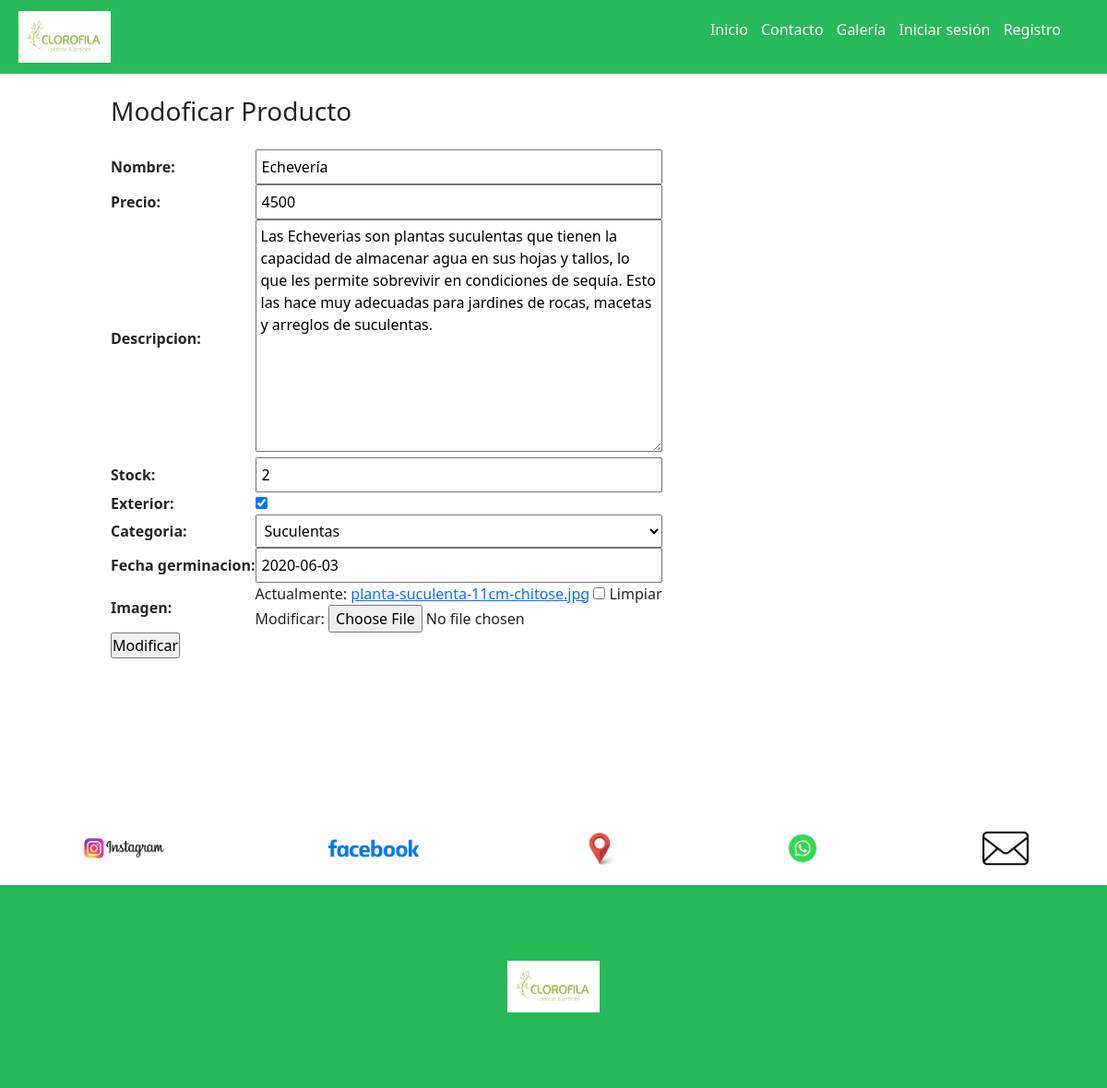
/modificarProducto/5/, run on the app's committed database.
### core/models.py (models this page shows, shortened)
class producto(models.Model):
     nombre = models.CharField(max_length=50)
     precio = models.IntegerField()
     descripcion = models.TextField()
     exterior = models.BooleanField()
     categoria = models.ForeignKey(Categoria, on_delete=models.PROTECT)
     fecha_germinacion = models.DateField()
     imagen = models.ImageField(null=True, blank=True)
     stock = models.IntegerField(default=0)

class Categoria(models.Model):
    nombre = models.CharField(max_length=50)
    def __str__(self):
        return self.nombre

### core/views.py (the view, shortened to what this page needs)
# urls.py: path('modificarProducto/<id>/', modificarProducto, name="modificarProducto"),
def modificarProducto(request, id):
     produ = get_object_or_404(producto, id=id)
     data ={
          'form' : ProductoForm(instance=produ)
     }
     return render(request,'core/producto/modificarProducto.html', data)

### core/forms.py
class ProductoForm(ModelForm):
    class Meta:
        model = producto
        fields = ['nombre','precio','descripcion','stock','exterior','categoria','fecha_germinacion','stock','imagen']

### core/templates/core/producto/modificarProducto.html (shortened to what this page needs)
{% extends 'core/base.html' %}
{% load static %}
{% block contenido %}
<br>
<div class="car">
  <dic class="car-body">
    <h3>Modoficar Producto</h3>
    <form action="" method = "POST" enctype="multipart/form-data">
      <table>
      {{ form }}
      </table>
      <input type="submit" class="bttn btn=success" value="Modificar">
    </form>
    <br><br><br>
  </dic>
</div>
{% endblock %}

### core/static/core/css/estilos.css (style rules this page uses)
* { margin:0; padding:0; }
body { background-color:#EDF2F7; font-family: 'Open Sans', sans-serif; }
input[type=text], input[type=email], input[type=number], select, textarea { width: 100%; padding: 5px; }
textarea { resize: none; }

### data on the page
producto: nombre "Echevería", precio "4500", descripcion "Las Echeverias son plantas suculentas que tienen la capacidad de almacenar agua en sus hojas y tallos, lo que les permite sobrevivir en condiciones de sequía. Esto las hace muy adecuadas para jardines de rocas, macetas y arreglos de suculentas.", stock "2", exterior "☑", categoria "Suculentas", fecha_germinacion "2020-06-03"
